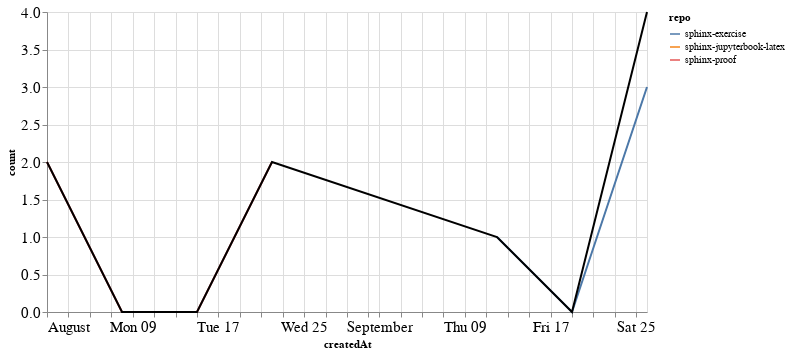

Notebook code cell kept with this figure:
### Markdown cell above
### Comments

### Code cell
comments_time = comments.groupby('repo').resample('W', on='createdAt').count()['author'].reset_index()
comments_time = comments_time.rename(columns={'author': 'count'})
comments_time_total = comments_time.groupby('createdAt').agg({"count": "sum"}).reset_index()
ch1 = alt.Chart(comments_time, width=600).mark_line().encode(
    x='createdAt',
    y='count',
    color='repo',
    tooltip="repo"
)

ch2 = alt.Chart(comments_time_total, width=600).mark_line(color="black").encode(
    x='createdAt',
    y='count',
)

ch1 + ch2

### Figure 1 — Vega-Lite specification as saved in the notebook (floating-point values rounded to 4 significant figures)
{"config": {"axisLeft": {"labelFontSize": 15}, "axisBottom": {"labelFontSize": 15}}, "layer": [{"data": {"name": "data-86db36ce91012da3518f53cc98428ef5"}, "mark": "line", "encoding": {"color": {"type": "nominal", "field": "repo"}, "tooltip": {"type": "nominal", "field": "repo"}, "x": {"type": "temporal", "field": "createdAt"}, "y": {"type": "quantitative", "field": "count"}}, "width": 600}, {"data": {"name": "data-1729eaeddefd6db31455ee32323246ca"}, "mark": {"type": "line", "color": "black"}, "encoding": {"x": {"type": "temporal", "field": "createdAt"}, "y": {"type": "quantitative", "field": "count"}}, "width": 600}], "$schema": "https://vega.github.io/schema/vega-lite/v4.8.1.json", "datasets": {"data-86db36ce91012da3518f53cc98428ef5": [{"repo": "sphinx-exercise", "createdAt": "2021-09-12T00:00:00", "count": 1}, {"repo": "sphinx-exercise", "createdAt": "2021-09-19T00:00:00", "count": 0}, {"repo": "sphinx-exercise", "createdAt": "2021-09-26T00:00:00", "count": 3}, {"repo": "sphinx-jupyterbook-latex", "createdAt": "2021-09-26T00:00:00", "count": 1}, {"repo": "sphinx-proof", "createdAt": "2021-08-01T00:00:00", "count": 2}, {"repo": "sphinx-proof", "createdAt": "2021-08-08T00:00:00", "count": 0}, {"repo": "sphinx-proof", "createdAt": "2021-08-15T00:00:00", "count": 0}, {"repo": "sphinx-proof", "createdAt": "2021-08-22T00:00:00", "count": 2}], "data-1729eaeddefd6db31455ee32323246ca": [{"createdAt": "2021-08-01T00:00:00", "count": 2}, {"createdAt": "2021-08-08T00:00:00", "count": 0}, {"createdAt": "2021-08-15T00:00:00", "count": 0}, {"createdAt": "2021-08-22T00:00:00", "count": 2}, {"createdAt": "2021-09-12T00:00:00", "count": 1}, {"createdAt": "2021-09-19T00:00:00", "count": 0}, {"createdAt": "2021-09-26T00:00:00", "count": 4}]}}
